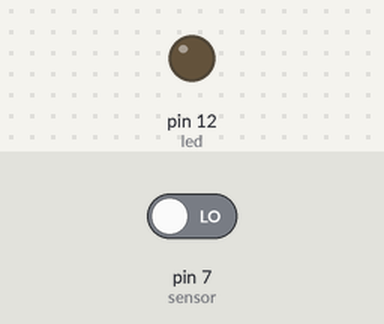
The sketch below on a simulated Arduino Uno, built with avr-gcc and run on an emulated ATmega328P. Parts: output pins drawn as LEDs (lit = HIGH). Inputs (shaded band) come from the test bench; at power-on: pin 7 (sensor) LOW. What the sketch prints to the serial monitor is not drawn.

Above: at 1.2 s.
1.3 s: pin 7 (sensor) driven HIGH
At 2.4 s:
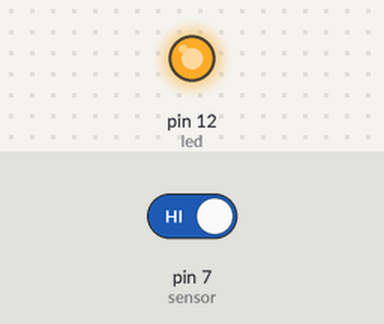
2.8 s: pin 7 (sensor) driven LOW
At 3.5 s:
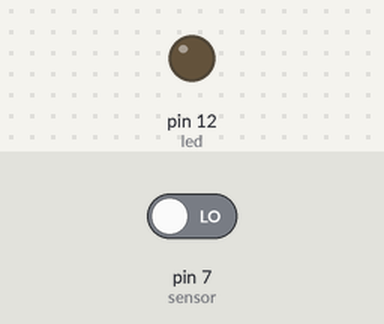
Timing chart, 0 to 5.8 s (numbered marks = the images above; inputs shaded):
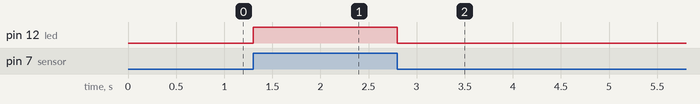

Measured:
- after the input at 1.3 s, pin 12 (led): LOW → HIGH at once
- after the input at 2.8 s, pin 12 (led): HIGH → LOW at once

The sketch:

PIRMotionSound.ino
```cpp
int sensor=7;
int sensorVal;
int led=12;

void setup() {
  Serial.begin(9600);
  pinMode(sensor,INPUT);
  pinMode(led,OUTPUT);
  Serial.println("Device on ");
}

void loop() {
  sensorVal=digitalRead(sensor);
  if (sensorVal==HIGH) {
    digitalWrite(led,HIGH);
  } else {
    digitalWrite(led,LOW);
  }
}
```
